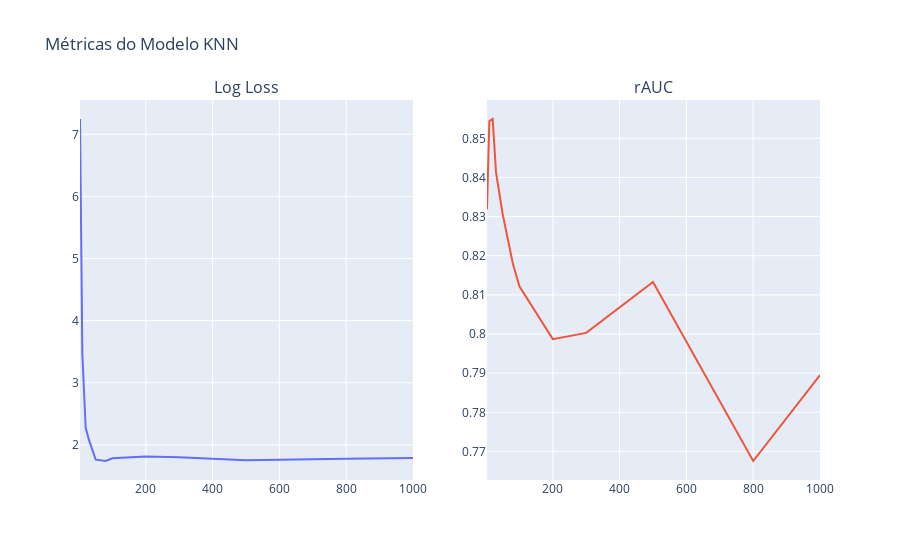

Here is the notebook cell this chart was saved with:
### Code cell
# Visão Gráfica das Métricas
dic = {'K': klist, 'Log Loss': LogLoss, 'rAUC': rAUC}
data = pd.DataFrame(dic)
fig = make_subplots(rows=1, cols=2, subplot_titles=['Log Loss', 'rAUC'])
fig.add_trace(go.Scatter(x = data['K'], y = data['Log Loss'], mode='lines', showlegend=False), row=1, col=1)
fig.update_yaxes(showticklabels = True)
fig.add_trace(go.Scatter(x = data['K'], y = data['rAUC'], mode='lines', showlegend=False), row=1, col=2)
fig.update_layout(title_text = 'Métricas do Modelo KNN')
fig.show()

### Figure 1 — Plotly figure (JSON) as saved in the notebook; plotly's stock layout.template omitted (floating-point values rounded to 4 significant figures)
{"data": [{"mode": "lines", "showlegend": false, "type": "scatter", "x": [3, 10, 20, 30, 50, 80, 100, 200, 300, 500, 800, 1000], "xaxis": "x", "y": [7.247, 3.462, 2.273, 2.076, 1.762, 1.74, 1.784, 1.81, 1.802, 1.752, 1.776, 1.789], "yaxis": "y"}, {"mode": "lines", "showlegend": false, "type": "scatter", "x": [3, 10, 20, 30, 50, 80, 100, 200, 300, 500, 800, 1000], "xaxis": "x2", "y": [0.8318, 0.8544, 0.8549, 0.8413, 0.8306, 0.8181, 0.8122, 0.7987, 0.8003, 0.8133, 0.7676, 0.7895], "yaxis": "y2"}], "layout": {"annotations": [{"font": {"size": 16}, "showarrow": false, "text": "Log Loss", "x": 0.225, "xanchor": "center", "xref": "paper", "y": 1, "yanchor": "bottom", "yref": "paper"}, {"font": {"size": 16}, "showarrow": false, "text": "rAUC", "x": 0.775, "xanchor": "center", "xref": "paper", "y": 1, "yanchor": "bottom", "yref": "paper"}], "title": {"text": "Métricas do Modelo KNN"}, "xaxis": {"anchor": "y", "domain": [0, 0.45]}, "xaxis2": {"anchor": "y2", "domain": [0.55, 1]}, "yaxis": {"anchor": "x", "domain": [0, 1], "showticklabels": true}, "yaxis2": {"anchor": "x2", "domain": [0, 1], "showticklabels": true}}}
